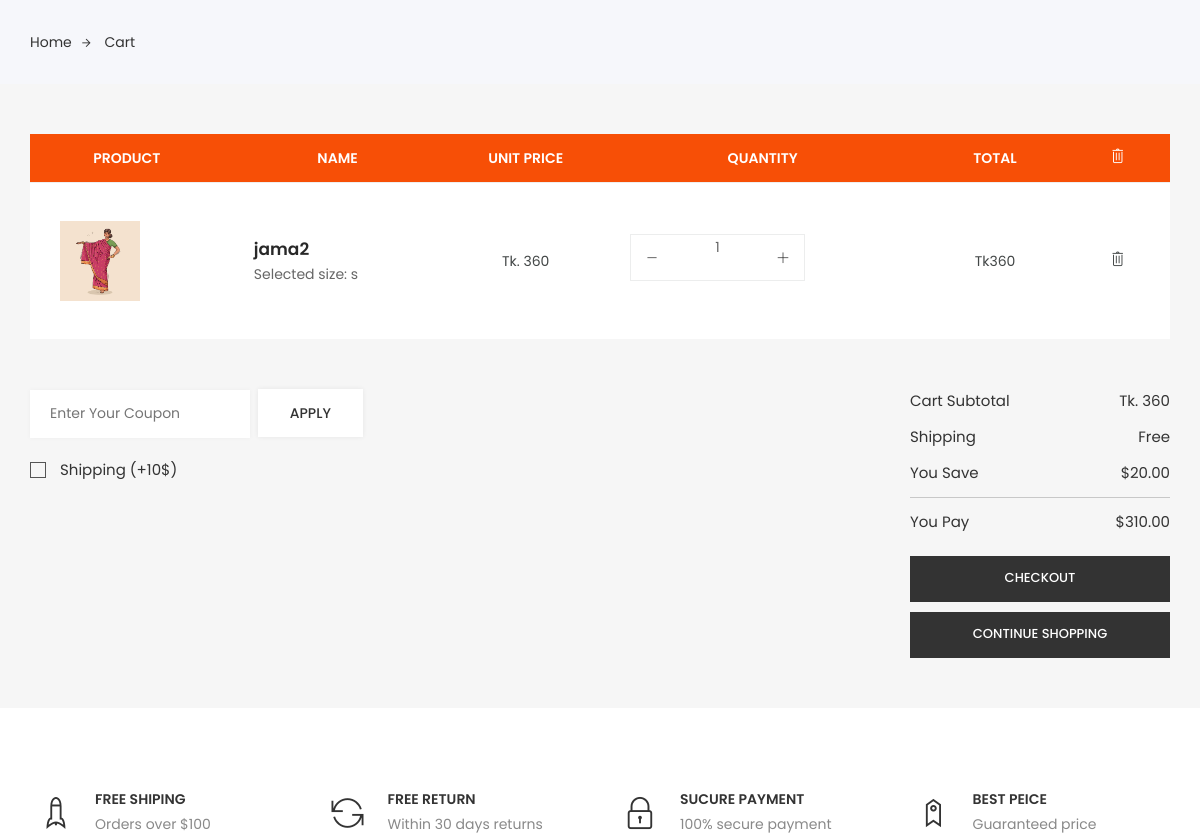
The app's page /cart/ (signed in) with its own data.
### myapp/models.py (models this page shows, shortened)
class OrderItem(models.Model):
    product = models.ForeignKey(Product, on_delete=models.SET_NULL, blank=True, null=True)
    order = models.ForeignKey(Order, on_delete=models.SET_NULL, blank=True, null=True)
    quantity = models.IntegerField(default=0, null=True, blank=True)
    date_added=models.DateTimeField(default=datetime.now)
    size=models.CharField(max_length=10)
    transaction_id = models.CharField(max_length=200, null=True)
    @property
    def get_total(self):
        total = self.product.price * self.quantity
        return total

class Product(models.Model):
    name = models.CharField(max_length=100)
    category = models.ForeignKey(Category, on_delete=models.CASCADE)
    description=models.CharField(default="",max_length=200)
    image = models.ImageField(null=True, blank=True)
    hot_product=models.BooleanField(default=False,null=True, blank=False)
    discount_percent=models.IntegerField(default=0)
    discount=models.BooleanField(default=True,null=True,blank=False)
    price = models.IntegerField(default=0)
    instock=models.IntegerField(default=0)
    @property
    def imageURL(self):
        try:
            url = self.image.url
        except:
            url = ''
        return url

class Order(models.Model):
    customer = models.ForeignKey(Customer, on_delete=models.SET_NULL, blank=True, null=True)
    date_order = models.DateTimeField(default=datetime.now, db_index=True)
    complete = models.BooleanField(default=False, null=True, blank=False)
    transaction_id = models.CharField(max_length=200, null=True)
    @property
    def get_cart_total(self):
        orederitems = self.orderitem_set.all()
        total = sum(item.get_total for item in orederitems)
        return total
    @property
    def get_cart_items(self):
        orederitems = self.orderitem_set.all()
        total = sum(item.quantity for item in orederitems)
        return total

### myapp/views.py (the view)
# urls.py: path('cart/',views.cart,name='cart'),
def cart(request):
    Data = cartData(request)
    cartItems = Data['cartItems']
    items = Data['items']
    order = Data['order']
    categories = Category.objects.all()
    context={'items':items,'order':order,'cartItems':cartItems,"categories":categories}
    return render(request,'myapp/cart-main.html',context)

### myapp/utils.py (called while the page is built)
def cartData(request):
    cartItems = None
    order = None
    items = None
    if request.user.is_authenticated:
        user = User.objects.get(username=request.user.username)
        customer, created = Customer.objects.get_or_create(
            user=user,
            defaults={'name': user.username, 'email': user.email}
        )
        order, created = Order.objects.get_or_create(
            customer=customer,
            complete=False,
            defaults={'date_order': timezone.now()}  # Set the date_order field for new orders
        )
        items = order.orderitem_set.all()
        cartItems = order.get_cart_items
    return {'cartItems': cartItems, 'order': order, 'items': items}

### myapp/templates/myapp/cart-main.html (shortened to what this page needs)
<!DOCTYPE html>
{% load static %}
<html lang="zxx">
<head>
	<link rel="stylesheet" href="{% static 'myapp/css/bootstrap.css' %}">
    <link rel="stylesheet" href="{% static 'myapp/css/magnific-popup.min.css' %}">
    <link rel="stylesheet" href="{% static 'myapp/css/font-awesome.css' %}">
	<link rel="stylesheet" href="{% static 'myapp/css/jquery.fancybox.min.css' %}">
    <link rel="stylesheet" href="{% static 'myapp/css/themify-icons.css' %}">
    <link rel="stylesheet" href="{% static 'myapp/css/niceselect.css' %}">
    <link rel="stylesheet" href="{% static 'myapp/css/animate.css' %}">
    <link rel="stylesheet" href="{% static 'myapp/css/flex-slider.min.css' %}">
    <link rel="stylesheet" href="{% static 'myapp/css/owl-carousel.css' %}">
    <link rel="stylesheet" href="{% static 'myapp/css/slicknav.min.css' %}">
	<link rel="stylesheet" href="{% static 'myapp/css/reset.css' %}">
	<link rel="stylesheet" href="{% static 'myapp/css/style.css' %}">
    <link rel="stylesheet" href="{% static 'myapp/css/responsive.css' %}">
</head>
<body class="js">
	<div class="breadcrumbs">
		<div class="container">
			<div class="row">
				<div class="col-12">
					<div class="bread-inner">
						<ul class="bread-list">
							<li><a href="index1.html">Home<i class="ti-arrow-right"></i></a></li>
							<li class="active"><a href="blog-single.html">Cart</a></li>
						</ul>
					</div>
				</div>
			</div>
		</div>
	</div>
	<div class="shopping-cart section">
		<div class="container">
			<div class="row">
				<div class="col-12">
					<table class="table shopping-summery">
						<thead>
							<tr class="main-hading">
								<th>PRODUCT</th>
								<th>NAME</th>
								<th class="text-center">UNIT PRICE</th>
								<th class="text-center">QUANTITY</th>
								<th class="text-center">TOTAL</th>
								<th class="text-center"><i class="ti-trash remove-icon"></i></th>
							</tr>
						</thead>
						<tbody>
                    {% for item in items %}
							<tr>
								<td class="image" data-title="No"><img src="{{item.product.imageURL}}"  alt="#"></td>
								<td class="product-des" data-title="Description">
									<p class="product-name"><a href="#">{{item.product.name}}</a></p>
									<p class="product-des">Selected size: {{item.size}}</p>
								</td>
								<td class="price" data-title="Price"><span>Tk. {{item.product.price}} </span></td>
								<td class="qty" data-title="Qty">
									<div class="input-group">
										<div class="button minus">
											<button type="button" class="btn btn-primary btn-number update-cart"
											data-action="remove" data-size={{item.size}} data-product={{item.product.id}}>
												<i class="ti-minus"></i>
											</button>
										</div>
										<p class="input-number">{{item.quantity}}</p>
										<div class="button plus">
											<button type="button" class="btn btn-primary btn-number update-cart"
											data-action="add" data-size={{item.size}} data-product={{item.product.id}}>
												<i class="ti-plus"></i>
											</button>
										</div>
									</div>
								</td>
								<td class="total-amount" data-title="Total"><span>Tk{{item.get_total}}</span></td>
								<td class="action" data-title="Remove"><a href="#"><i class="ti-trash remove-icon"></i></a></td>
						</tr>
					{% endfor %}
						</tbody>
					</table>
				</div>
			</div>
			<div class="row">
				<div class="col-12">
					<div class="total-amount">
						<div class="row">
							<div class="col-lg-8 col-md-5 col-12">
								<div class="left">
									<div class="coupon">
										<form action="#" target="_blank">
											<input name="Coupon" placeholder="Enter Your Coupon">
											<button class="btn">Apply</button>
										</form>
									</div>
									<div class="checkbox">
										<label class="checkbox-inline" for="2"><input name="news" id="2" type="checkbox"> Shipping (+10$)</label>
									</div>
								</div>
							</div>
							<div class="col-lg-4 col-md-7 col-12">
								<div class="right">
									<ul>
										<li>Cart Subtotal<span>Tk. {{order.get_cart_total}}</span></li>
										<li>Shipping<span>Free</span></li>
										<li>You Save<span>$20.00</span></li>
										<li class="last">You Pay<span>$310.00</span></li>
									</ul>
									<div class="button5">
										<a href="{% url 'checkout' %}" class="btn">Checkout</a>
										<a href="/" class="btn">Continue shopping</a>
									</div>
								</div>
							</div>
						</div>
					</div>
				</div>
			</div>
		</div>
	</div>
	<section class="shop-services section">
		<div class="container">
			<div class="row">
				<div class="col-lg-3 col-md-6 col-12">
					<div class="single-service">
						<i class="ti-rocket"></i>
						<h4>Free shiping</h4>
						<p>Orders over $100</p>
					</div>
				</div>
				<div class="col-lg-3 col-md-6 col-12">
					<div class="single-service">
						<i class="ti-reload"></i>
						<h4>Free Return</h4>
						<p>Within 30 days returns</p>
					</div>
				</div>
				<div class="col-lg-3 col-md-6 col-12">
					<div class="single-service">
						<i class="ti-lock"></i>
						<h4>Sucure Payment</h4>
						<p>100% secure payment</p>
					</div>
				</div>
				<div class="col-lg-3 col-md-6 col-12">
					<div class="single-service">
						<i class="ti-tag"></i>
						<h4>Best Peice</h4>
						<p>Guaranteed price</p>
					</div>
				</div>
			</div>
		</div>
	</section>
</body>
</html>

### records on screen
OrderItem: product.imageURL (picture), product.name "jama2", size "s", product.price "360", quantity "1", get_total "360"
Order: get_cart_total "360"
